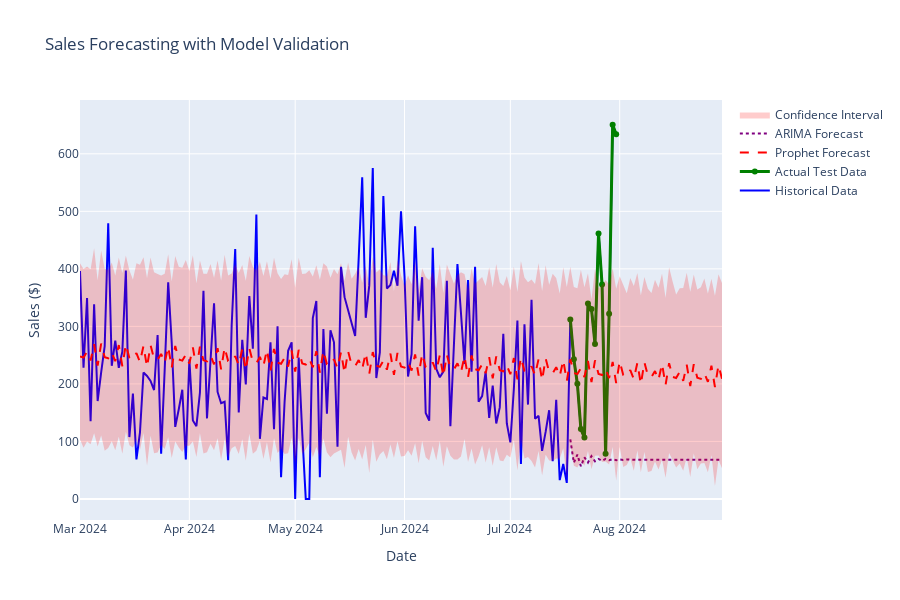

The code cell stored with this chart in its notebook:
### Code cell
# Visualize forecasts
fig = go.Figure()

# Historical data
fig.add_trace(go.Scatter(x=daily_sales.index, y=daily_sales['money'],
                        mode='lines', name='Historical Data', line=dict(color='blue')))

# Test data
fig.add_trace(go.Scatter(x=test_data.index, y=test_data['money'],
                        mode='lines+markers', name='Actual Test Data', 
                        line=dict(color='green', width=3)))

# Prophet forecast
fig.add_trace(go.Scatter(x=prophet_forecast['ds'], y=prophet_forecast['yhat'],
                        mode='lines', name='Prophet Forecast', line=dict(color='red', dash='dash')))

# Improvement: Add ARIMA forecast for comparison
fig.add_trace(go.Scatter(x=arima_forecast['ds'], y=arima_forecast['yhat'],
                        mode='lines', name='ARIMA Forecast', line=dict(color='purple', dash='dot')))

# Confidence intervals for Prophet
fig.add_trace(go.Scatter(x=prophet_forecast['ds'], y=prophet_forecast['yhat_upper'],
                        fill=None, mode='lines', line_color='rgba(0,0,0,0)', showlegend=False))
fig.add_trace(go.Scatter(x=prophet_forecast['ds'], y=prophet_forecast['yhat_lower'],
                        fill='tonexty', mode='lines', line_color='rgba(0,0,0,0)',
                        name='Confidence Interval', fillcolor='rgba(255,0,0,0.2)'))

fig.update_layout(title='Sales Forecasting with Model Validation',
                 xaxis_title='Date', yaxis_title='Sales ($)',
                 height=600)
fig.show()

# Future predictions using the best model (Prophet)
future_predictions = prophet_forecast[prophet_forecast['ds'] > daily_sales.index.max()]

print("🔮 30-Day Sales Forecast (using Prophet):")
print(f"Next Day: ${future_predictions.iloc[0]['yhat']:.2f}")
print(f"Next Week: ${future_predictions.head(7)['yhat'].sum():.2f}")
print(f"Next Month: ${future_predictions.head(30)['yhat'].sum():.2f}")
print(f"Expected daily average: ${future_predictions.head(30)['yhat'].mean():.2f}")

### Figure 1 — Plotly figure (JSON) as saved in the notebook; plotly's stock layout.template omitted (floating-point values rounded to 4 significant figures; data arrays with more than 128 entries replaced by an {"elided": "..."} marker saying what was removed)
{"data": [{"line": {"color": "blue"}, "mode": "lines", "name": "Historical Data", "type": "scatter", "x": {"elided": "153 str values"}, "y": {"elided": "153 float values"}}, {"line": {"color": "green", "width": 3}, "mode": "lines+markers", "name": "Actual Test Data", "type": "scatter", "x": ["2024-07-18T00:00:00", "2024-07-19T00:00:00", "2024-07-20T00:00:00", "2024-07-21T00:00:00", "2024-07-22T00:00:00", "2024-07-23T00:00:00", "2024-07-24T00:00:00", "2024-07-25T00:00:00", "2024-07-26T00:00:00", "2024-07-27T00:00:00", "2024-07-28T00:00:00", "2024-07-29T00:00:00", "2024-07-30T00:00:00", "2024-07-31T00:00:00"], "y": [312.0, 243.0, 200.3, 121.5, 106.8, 339.9, 330.1, 269.4, 461.4, 372.8, 78.86, 321.8, 650.5, 633.8]}, {"line": {"color": "red", "dash": "dash"}, "mode": "lines", "name": "Prophet Forecast", "type": "scatter", "x": {"elided": "183 str values"}, "y": {"elided": "183 float values"}}, {"line": {"color": "purple", "dash": "dot"}, "mode": "lines", "name": "ARIMA Forecast", "type": "scatter", "x": ["2024-07-18T00:00:00", "2024-07-19T00:00:00", "2024-07-20T00:00:00", "2024-07-21T00:00:00", "2024-07-22T00:00:00", "2024-07-23T00:00:00", "2024-07-24T00:00:00", "2024-07-25T00:00:00", "2024-07-26T00:00:00", "2024-07-27T00:00:00", "2024-07-28T00:00:00", "2024-07-29T00:00:00", "2024-07-30T00:00:00", "2024-07-31T00:00:00", "2024-08-01T00:00:00", "2024-08-02T00:00:00", "2024-08-03T00:00:00", "2024-08-04T00:00:00", "2024-08-05T00:00:00", "2024-08-06T00:00:00", "2024-08-07T00:00:00", "2024-08-08T00:00:00", "2024-08-09T00:00:00", "2024-08-10T00:00:00", "2024-08-11T00:00:00", "2024-08-12T00:00:00", "2024-08-13T00:00:00", "2024-08-14T00:00:00", "2024-08-15T00:00:00", "2024-08-16T00:00:00", "2024-08-17T00:00:00", "2024-08-18T00:00:00", "2024-08-19T00:00:00", "2024-08-20T00:00:00", "2024-08-21T00:00:00", "2024-08-22T00:00:00", "2024-08-23T00:00:00", "2024-08-24T00:00:00", "2024-08-25T00:00:00", "2024-08-26T00:00:00", "2024-08-27T00:00:00", "2024-08-28T00:00:00", "2024-08-29T00:00:00", "2024-08-30T00:00:00"], "y": [103.5, 62.94, 77.14, 56.8, 72.41, 63.45, 74.62, 65.47, 69.56, 66.27, 69.84, 67.31, 69.26, 67.57, 68.64, 67.92, 68.63, 68.04, 68.45, 68.14, 68.37, 68.2, 68.35, 68.23, 68.31, 68.25, 68.3, 68.26, 68.29, 68.27, 68.29, 68.27, 68.28, 68.27, 68.28, 68.28, 68.28, 68.28, 68.28, 68.28, 68.28, 68.28, 68.28, 68.28]}, {"line": {"color": "rgba(0,0,0,0)"}, "mode": "lines", "showlegend": false, "type": "scatter", "x": {"elided": "183 str values"}, "y": {"elided": "183 float values"}}, {"fill": "tonexty", "fillcolor": "rgba(255,0,0,0.2)", "line": {"color": "rgba(0,0,0,0)"}, "mode": "lines", "name": "Confidence Interval", "type": "scatter", "x": {"elided": "183 str values"}, "y": {"elided": "183 float values"}}], "layout": {"height": 600, "title": {"text": "Sales Forecasting with Model Validation"}, "xaxis": {"title": {"text": "Date"}}, "yaxis": {"title": {"text": "Sales ($)"}}}}
